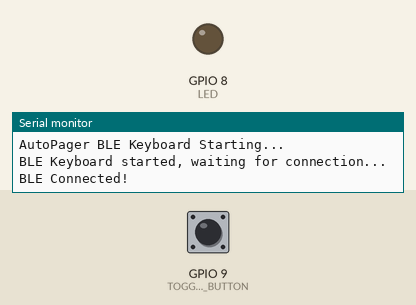
A program run on a simulated ESP32-C3. Shown: output pins drawn as LEDs (lit = HIGH), the last lines printed to the serial monitor. Dashed ring = blinking. The test bench sets the inputs (shaded band); at power-on: GPIO 9 (TOGGLE_BUTTON) HIGH. Random numbers use the default seed unless the program sets one; USB keyboard and mouse output is not drawn.

Above: at 1.2 s.
1.3 s: GPIO 9 (TOGGLE_BUTTON) pulled LOW for 0.15 s
At 3.2 s:
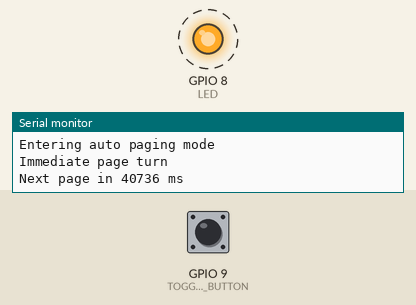
4.4 s: GPIO 9 (TOGGLE_BUTTON) pulled LOW for 1 s
6.9 s: GPIO 9 (TOGGLE_BUTTON) pulled LOW for 3.2 s
At 8.8 s:
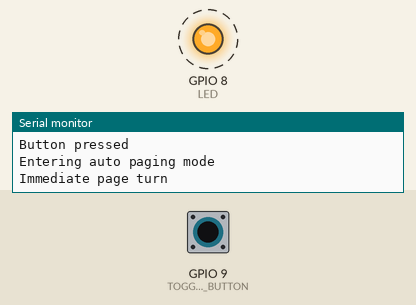
Timing chart, 0 to 19.1 s (numbered marks = the images above; inputs shaded):
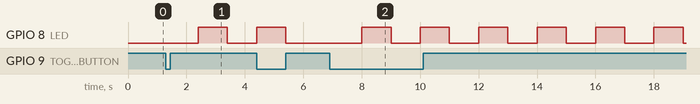

Measured:
- after the input at 1.3 s, GPIO 8 (LED): LOW → HIGH after 1.1 s, → LOW 1.0 s later
- after the input at 6.9 s, GPIO 8 (LED): alternates HIGH for 1.0 s and LOW for 1.0 s, starting after 1.1 s

The program:

main.cpp
```cpp
#include <Arduino.h>
#include <BleKeyboard.h>
#include <NimBLEDevice.h>

#ifdef ESP32C3_SUPERMINI
    #define TOGGLE_BUTTON 9
    #define LED 8
    #define LED_ON LOW
    #define LED_OFF HIGH
#endif

// 状态定义
enum SystemState {
    STATE_WAITING_CONNECT,  // 等待连接
    STATE_CONNECTED,        // 已连接
    STATE_AUTO_PAGING       // 自动翻页
};

// 全局变量
SystemState currentState = STATE_WAITING_CONNECT;
volatile bool buttonPressed = false;
BleKeyboard bleKeyboard("AutoPager", "ESP32", 100);

// LED状态指示任务
void ledIndicatorTask(void *pvParameters) {
    // 配置LED引脚为输出
    pinMode(LED, OUTPUT);
    digitalWrite(LED, LED_OFF);

    while (1) {
        switch (currentState) {
            case STATE_WAITING_CONNECT:
                // 等待连接时，LED闪烁2Hz
                digitalWrite(LED, LED_ON);
                vTaskDelay(pdMS_TO_TICKS(250));
                digitalWrite(LED, LED_OFF);
                vTaskDelay(pdMS_TO_TICKS(250));
                break;

            case STATE_CONNECTED:
                // 连接上之后，LED常亮
                digitalWrite(LED, LED_ON);
                vTaskDelay(pdMS_TO_TICKS(100));  // 短延时，避免占用CPU
                break;

            case STATE_AUTO_PAGING:
                // 自动翻页状态时，LED 0.5Hz的频率闪烁
                digitalWrite(LED, LED_ON);
                vTaskDelay(pdMS_TO_TICKS(1000));
                digitalWrite(LED, LED_OFF);
                vTaskDelay(pdMS_TO_TICKS(1000));
                break;
        }
    }
}

// 自动翻页任务
void autoPagingTask(void *pvParameters) {
    while (1) {
        // 只有在自动翻页状态下才执行
        if (currentState == STATE_AUTO_PAGING && bleKeyboard.isConnected()) {
            // 生成30到45秒之间的随机间隔（毫秒）
            uint32_t randomDelay = random(30000, 45000);
            Serial.printf("Next page in %lu ms\n", randomDelay);

            vTaskDelay(pdMS_TO_TICKS(randomDelay));

            // 检查状态是否改变
            if (currentState == STATE_AUTO_PAGING && bleKeyboard.isConnected()) {
                // 发送右方向键
                Serial.println("Sending RIGHT_ARROW key");
                bleKeyboard.write(KEY_RIGHT_ARROW);
            }
        } else {
            // 不在自动翻页状态，延时等待
            vTaskDelay(pdMS_TO_TICKS(100));
        }
    }
}

// 按钮中断处理函数
void IRAM_ATTR buttonISR() {
    buttonPressed = true;
}

// 按钮处理任务
void buttonTask(void *pvParameters) {
    // 配置按钮引脚为输入，启用上拉电阻
    pinMode(TOGGLE_BUTTON, INPUT_PULLUP);

    // 配置中断
    attachInterrupt(digitalPinToInterrupt(TOGGLE_BUTTON), buttonISR, FALLING);

    while (1) {
        if (buttonPressed) {
            // 去抖动延时
            vTaskDelay(pdMS_TO_TICKS(50));

            // 再次检查按钮状态
            if (digitalRead(TOGGLE_BUTTON) == LOW) {
                Serial.println("Button pressed");

                // 状态转换
                switch (currentState) {
                    case STATE_WAITING_CONNECT:
                        // 等待连接状态下，按钮无效
                        Serial.println("Waiting for connection, button ignored");
                        break;

                    case STATE_CONNECTED:
                        // 已连接状态下，进入自动翻页状态
                        Serial.println("Entering auto paging mode");
                        currentState = STATE_AUTO_PAGING;
                        // 立即翻页一次
                        if (bleKeyboard.isConnected()) {
                            Serial.println("Immediate page turn");
                            bleKeyboard.write(KEY_RIGHT_ARROW);
                        }
                        break;

                    case STATE_AUTO_PAGING:
                        // 自动翻页状态下，停止自动翻页，回到已连接状态
                        Serial.println("Exiting auto paging mode");
                        currentState = STATE_CONNECTED;
                        break;
                }
            }

            buttonPressed = false;

            // 等待按钮释放
            while (digitalRead(TOGGLE_BUTTON) == LOW) {
                vTaskDelay(pdMS_TO_TICKS(10));
            }
        }

        vTaskDelay(pdMS_TO_TICKS(10));
    }
}

void setup() {
    Serial.begin(115200);
    Serial.println("AutoPager BLE Keyboard Starting...");

    // 初始化随机数生成器
    randomSeed(analogRead(0));

    // 启动BLE键盘
    bleKeyboard.begin();
    Serial.println("BLE Keyboard started, waiting for connection...");

    // 创建任务
    xTaskCreate(ledIndicatorTask, "LEDIndicator", 2048, NULL, 2, NULL);
    xTaskCreate(buttonTask, "ButtonHandler", 2048, NULL, 3, NULL);
    xTaskCreate(autoPagingTask, "AutoPaging", 2048, NULL, 1, NULL);
}

void loop() {
    // 在主循环中检查BLE连接状态
    static bool lastConnected = false;
    bool currentConnected = bleKeyboard.isConnected();

    if (currentConnected != lastConnected) {
        if (currentConnected) {
            Serial.println("BLE Connected!");
            if (currentState == STATE_WAITING_CONNECT) {
                currentState = STATE_CONNECTED;
            }
        } else {
            Serial.println("BLE Disconnected!");
            currentState = STATE_WAITING_CONNECT;
        }
        lastConnected = currentConnected;
    }

    vTaskDelay(pdMS_TO_TICKS(100));
}
```
